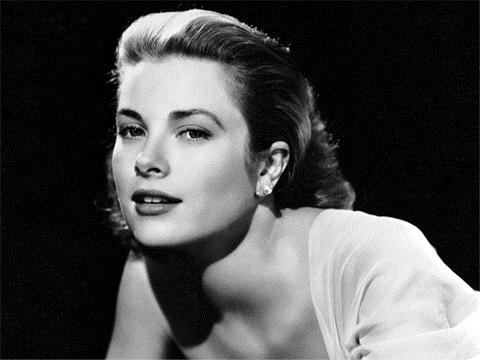
#> input picture moed-master/Notebooks/grace.jpg, 480 x 360 px
$ jupyter execute --allow-errors 'Решения.ipynb'
#> lines starting #> are read from the running program, lines starting #| are printed output that depends on the picture
[cell 1]
from PIL import Image, ImageFilter, ImageEnhance, ImageDraw
img=Image.open("grace.jpg")
#> img is the input picture: PIL image 480x360 RGB; min 0, max 255, mean 76.7
size=img.size
#> size = (480, 360)
print(size)
#| (480, 360)
img2=img.resize((320,235), resample = 0 , box = None )
img2=img2.rotate(180, resample = 0 , expand = 0 , center = None , translate = None , fillcolor = None )
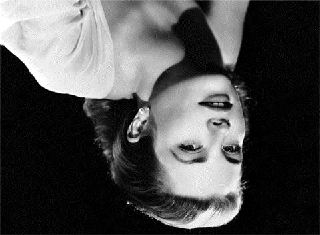
#> img2: PIL image 320x235 RGB; min 0, max 255, mean 76.8
img.paste(img2,(397,360))
#img.show()

[cell 2]
img3=img.resize((85,83), resample = 0 , box = None )
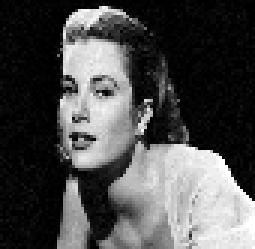
#> img3: PIL image 85x83 RGB (shown 3 times larger); min 0, max 255, mean 76.4
img.paste(img3,(512,394))
#img.show()

[cell 3]
from PIL import ImageFilter, ImageEnhance
img=img.convert( mode = "L" , matrix = None , dither = None , palette = 0 , colors = 256 )
#> img: PIL image 480x360 L
im = ImageEnhance.Contrast(img)
im.enhance(1.5)
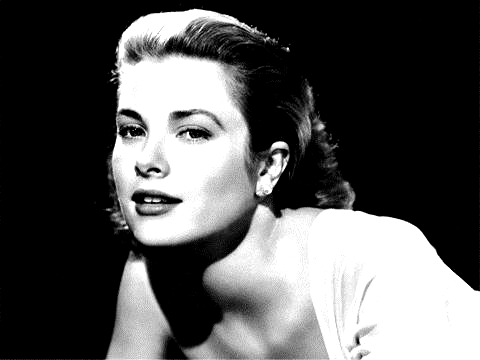
#> Out: PIL image 480x360 L; min 0, max 255, mean 85.9

[cell 4]
img=img.resize((550,349), resample = 0 , box = None )
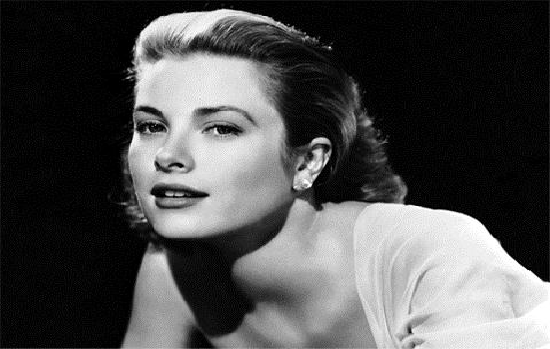
#> img: PIL image 550x349 L; min 0, max 255, mean 76.7
size = img.size
#> size = (550, 349)
format = img.format
mode = img.mode
#> mode = 'L'
arr=str(size)+" ; "+str(format)+" ; "+str(mode)
#> arr = '(550, 349) ; None ; L'
draw = ImageDraw.Draw(img)
#> (the rest of this cell did not finish here and is left out)
